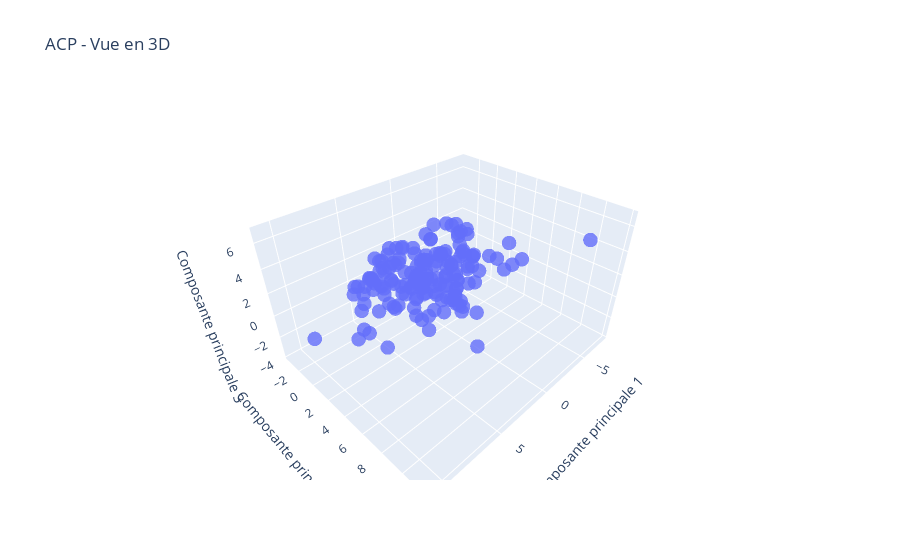

Notebook cell for this chart:
### Code cell
import plotly.graph_objects as go

principal_components_pivot = pca.fit_transform(data_num)

fig = go.Figure(data=[go.Scatter3d(
    x=principal_components_pivot[:, 0],
    y=principal_components_pivot[:, 1],
    z=principal_components_pivot[:, 2],
    mode='markers',
    marker=dict(
        size=5,
        opacity=0.8
    )
)])

fig.update_layout(
    title='ACP - Vue en 3D',
    scene = dict(
        xaxis_title='Composante principale 1',
        yaxis_title='Composante principale 2',
        zaxis_title='Composante principale 3'
    )
)

fig.show()

### Figure 1 — Plotly figure (JSON) as saved in the notebook; plotly's stock layout.template omitted (floating-point values rounded to 4 significant figures; data arrays with more than 128 entries replaced by an {"elided": "..."} marker saying what was removed)
{"data": [{"marker": {"opacity": 0.8, "size": 5}, "mode": "markers", "type": "scatter3d", "x": {"elided": "163 float values"}, "y": {"elided": "163 float values"}, "z": {"elided": "163 float values"}}], "layout": {"scene": {"xaxis": {"title": {"text": "Composante principale 1"}}, "yaxis": {"title": {"text": "Composante principale 2"}}, "zaxis": {"title": {"text": "Composante principale 3"}}}, "title": {"text": "ACP - Vue en 3D"}}}
